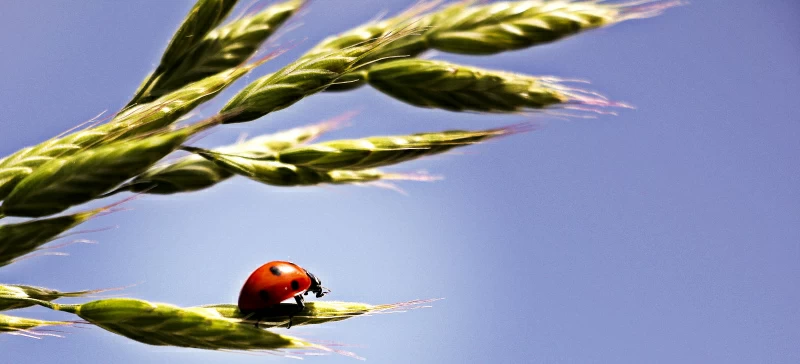
#> input picture Matematyka konkretna/1/15.webp, 800 x 364 px
$ python Zad1.py
#> lines starting #> are read from the running program, lines starting #| are printed output that depends on the picture
from matplotlib.image import imread
import matplotlib.pyplot as plt
import numpy as np
import os
plt.rcParams['figure.figsize'] = [16,8]
A = imread('15.webp')
#> A is the input picture: shape (364, 800, 3); mean R, G, B 140, 145.7, 165.3
X = np.mean(A,-1)
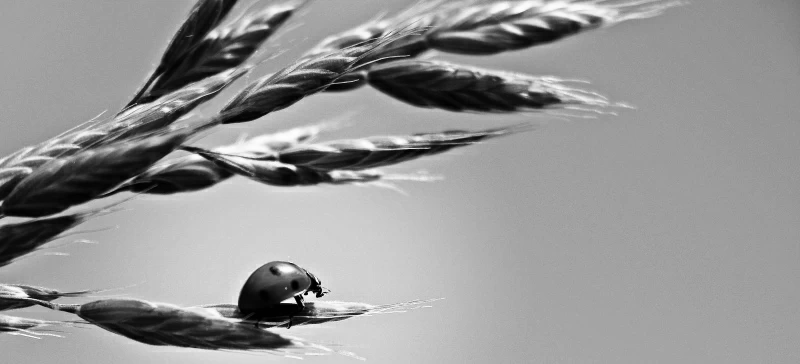
#> X: shape (364, 800) float64; min 0, max 255, mean 150.3

img = plt.imshow(X)
img.set_cmap('gray')
plt.axis('off')

U, S, VT = np.linalg.svd(X,full_matrices=False)
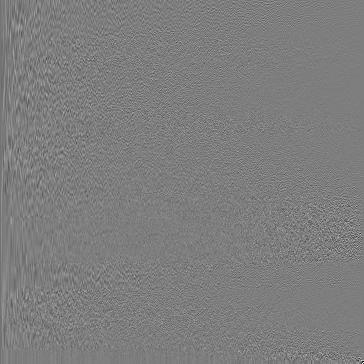
#> U: shape (364, 364) float64; min -0.627, max 0.64, mean -0.000166; drawn with min black and max white
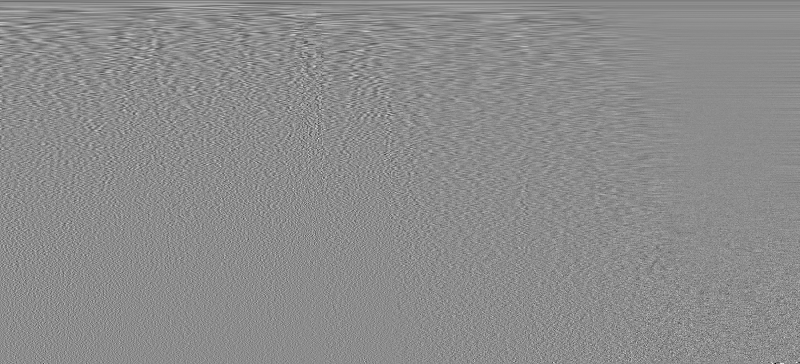
#> VT: shape (364, 800) float64; min -0.376, max 0.307, mean -8.97e-05; drawn with min black and max white
#> S = 364 values, max 82064.7 at index 0, min 9.41 at index 363, mean 728.4
S = np.diag(S)
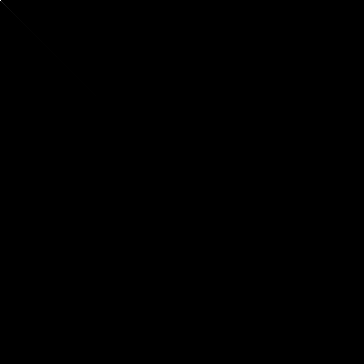
#> S: shape (364, 364) float64; min 0, max 82064.7, mean 2; drawn with min black and max white


r=230
Xapprox = U[:,:r]@S[0:r,:r]@VT[:r,:]
plt.figure(0)
img = plt.imshow(Xapprox)
img.set_cmap('gray')
plt.axis('off')
plt.title('r='+str(r))
plt.show()

plt.figure(1)
plt.semilogy(np.diag(S))
plt.title('Singular Values')
plt.show()
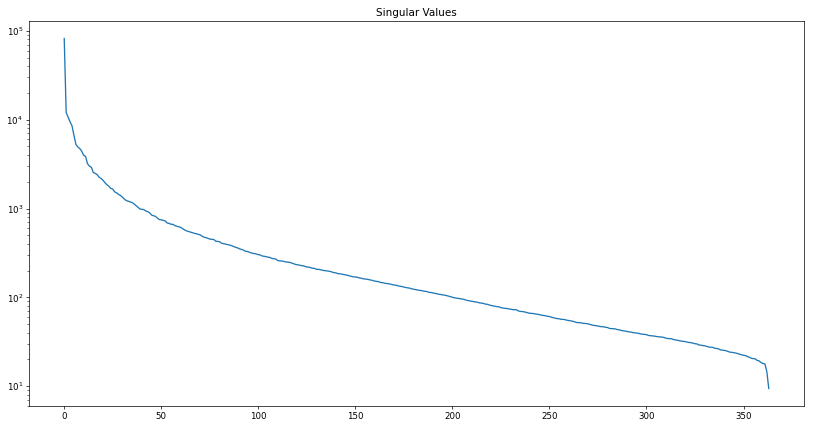
#> figure drawn by matplotlib, 1 panel; curve peaks at x = 0, y = 82064.7

plt.figure(2)
cumulative_sum_ratio = np.cumsum(np.diag(S)) / np.sum(np.diag(S))
#> cumulative_sum_ratio = 364 values from 0.31 to 1
plt.plot(cumulative_sum_ratio)
plt.title('Singular Values: Cumulative Sum')
plt.show()
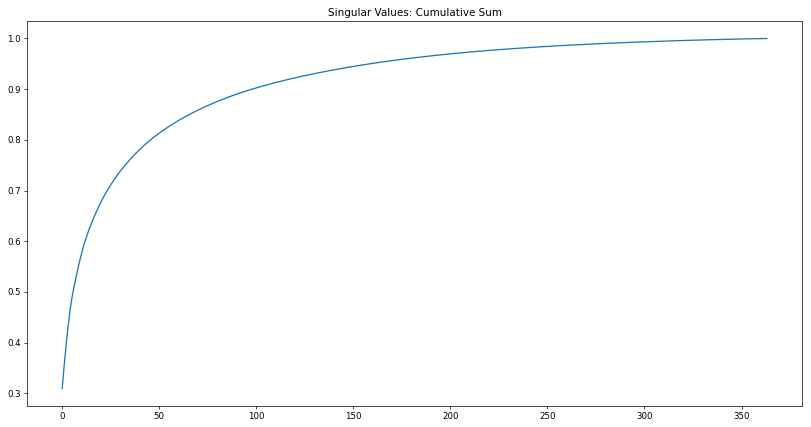
#> figure drawn by matplotlib, 1 panel; curve peaks at x = 363, y = 1
index_x = np.argmin(cumulative_sum_ratio <= 0.9)
#> index_x = 98
